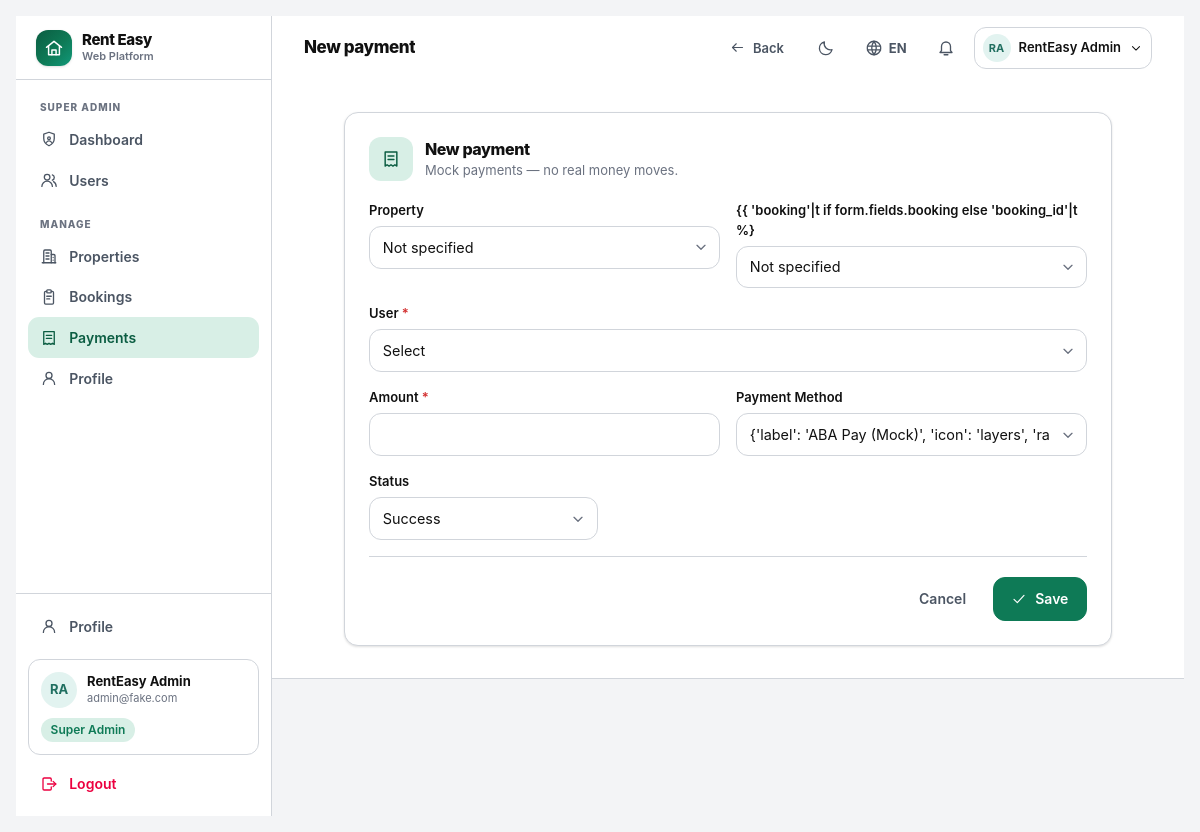
The page /console/payments/new/ (signed in) on the database its author committed.
### accounts/models.py (models this page shows, shortened)
class User(AbstractBaseUser, PermissionsMixin):
    email = models.EmailField(unique=True, max_length=254)
    username = models.CharField(max_length=30, unique=True, validators=[USERNAME_VALIDATOR])
    full_name = models.CharField(max_length=120, blank=True)
    role = models.CharField(max_length=16, choices=Role.choices, default=Role.RENTER, db_index=True)
    is_active = models.BooleanField(default=True)
    is_staff = models.BooleanField(default=False)
    date_joined = models.DateTimeField(default=timezone.now)
    last_login_at = models.DateTimeField(null=True, blank=True)
    objects = UserManager()
    USERNAME_FIELD = "email"
    REQUIRED_FIELDS = ["username"]
    class Meta:
        ordering = ["full_name", "email"]
        indexes = [models.Index(fields=["role", "is_active"])]
    @property
    def display_name(self) -> str:
        return self.full_name.strip() or self.username or self.email
    @property
    def is_renter(self) -> bool:
        return self.role == Role.RENTER
    @property
    def is_owner(self) -> bool:
        return self.role == Role.OWNER
    @property
    def is_superadmin_role(self) -> bool:
        return self.role == Role.SUPERADMIN
    @property
    def avatar_hue(self) -> int:
        digest = sum(ord(c) for c in self.email)
        return (digest * 37) % 360

### accounts/console.py (the view)
# urls.py: path("payments/new/", console.payment_create, name="payment_create"),
@console_required
def payment_create(request):
    if request.method == "POST":
        form = PaymentCreateAdminForm(request.POST)
        if form.is_valid():
            payment = form.save()
            audit(request.user, AuditLog.Action.CREATE, "payment", payment.pk, f"created {payment.reference}")
            request.session["renteasy_flash"] = "payment_created"
            return redirect("console:payments")
    else:
        form = PaymentCreateAdminForm(initial={"status": Payment.Status.SUCCESS, "method": Payment.Method.ABA})
    return render(request, "console/payment_form.html", {"form": form, "mode": "create"})

### payments/views.py (shortened to what this page needs)
class PaymentCreateAdminForm(forms.ModelForm):
    class Meta:
        model = Payment
        fields = ["property", "user", "booking", "amount", "method", "status"]
        widgets = {
            "property": forms.Select(),
            "user": forms.Select(),
            "booking": forms.Select(),
            "amount": forms.NumberInput(attrs={"min": "0", "step": "1"}),
            "method": forms.Select(),
            "status": forms.Select(),
        }
    def __init__(self, *args, **kwargs):
        super().__init__(*args, **kwargs)
        for field in self.fields.values():
            field.widget.attrs["class"] = "form-input"

### bookings/models.py (called while the page is built)
    @builtins.property
    def reference(self) -> str:
        return f"BK-{self.pk:06d}" if self.pk else "BK-—"

    @builtins.property
    def property_title(self) -> str:
        return self.property.title if self.property_id else "—"

### core/context_processors.py (called while the page is built)
def site(request):
    return {
        "SITE_NAME": "Rent Easy",
        "SUPPORTED_LANGUAGES": [
            {"code": code, "label": meta["label"], "native_label": meta["native_label"], "flag": meta["flag"]}
            for code, meta in i18n.LANGUAGES.items()
        ],
        "DEFAULT_LANGUAGE": i18n.DEFAULT_LANGUAGE,
        "DEBUG": settings.DEBUG,
    }

def i18n_context(request):
    language = getattr(request, "LANGUAGE_CODE_UI", i18n.DEFAULT_LANGUAGE)
    return {
        "LANG": language,
        "IS_KHMER": language == "km",
        "T": getattr(request, "translator", None) or i18n.Translator(language),
        "THEME": getattr(request, "theme", "light"),
        "IS_DARK": getattr(request, "theme", "light") == "dark",
    }

### core/i18n.py (called while the page is built)
    def __call__(self, key: str, /, **kwargs) -> str:
        pair = CATALOG.get(key)
        if pair is None:
            return key
        value = pair[1] if self.is_khmer else pair[0]
        if kwargs:
            try:
                return value.format(**kwargs)
            except (KeyError, IndexError, ValueError):
                return value
        return value

    def method_label(self, raw: str) -> str:
        return self(METHOD_KEYS.get(raw, "method_card"))

    def role_label(self, role: str | None) -> str:
        if not role:
            return self("unknown")
        return self(ROLE_KEYS.get(role, "unknown"))

### core/templatetags/ui.py (called while the page is built)
@register.simple_tag(name="icon")
def icon_tag(name: str, size: int = 20, css_class: str = "", stroke_width=None) -> str:
    return mark_safe(icon_lib.render_icon(name, size=size, class_name=css_class, stroke_width=stroke_width))

### templates/console/payment_form.html (shortened to what this page needs)
{% extends "base.html" %}
{% load ui humanize %}
{% block page_title %}{% if mode == "edit" %}{{ 'edit'|t }}{% else %}{{ 'new_payment'|t }}{% endif %}{% endblock %}
{% block topbar_actions %}
<a href="{% url 'console:payments' %}" class="btn btn-ghost btn-sm">{% icon "arrow-left" 15 %} {{ 'back'|t }}</a>
{% endblock %}
{% block content %}
<div class="mx-auto max-w-3xl">
  <section class="app-card p-5 sm:p-6">
    <div class="mb-5 flex items-start gap-3">
      <span class="grid h-11 w-11 shrink-0 place-items-center rounded-xl bg-primary-soft text-primary-dark">{% icon "receipt" 20 %}</span>
      <div class="min-w-0">
        <h2 class="text-[16px] font-extrabold tracking-tight">{{ payment.reference|default:'new_payment'|t }}</h2>
        <p class="text-[13px] text-ink-3">{% t 'mock_payment_note' %}</p>
      </div>
    </div>
    <form method="post" class="space-y-4" data-validate>
      {% if form.fields.property %}
        <div class="grid gap-4 sm:grid-cols-2">
          <div>
            <label class="form-label" for="id_property">{{ 'property'|t }}</label>
            <select name="property" id="id_property" class="form-input">
              <option value="">{% t 'not_specified' %}</option>
            </select>
          </div>
          <div>
            <label class="form-label" for="id_booking">{{ 'booking'|t if form.fields.booking else 'booking_id'|t %}</label>
            <select name="booking" id="id_booking" class="form-input">
              <option value="">{% t 'not_specified' %}</option>
            </select>
          </div>
        </div>
        <div>
          <label class="form-label" for="id_user">{{ 'user'|t }} <span class="text-danger">*</span></label>
          <select name="user" id="id_user" class="form-input" required>
            <option value="">{% t 'select' %}</option>
          </select>
        </div>
      {% endif %}
      <div class="grid gap-4 sm:grid-cols-2">
        <div>
          <label class="form-label" for="id_amount">{{ 'amount'|t }} <span class="text-danger">*</span></label>
          <input type="number" name="amount" id="id_amount" class="form-input" min="0" step="1" required value="{{ form.amount.value|default:'' }}">
        </div>
        <div>
          <label class="form-label" for="id_method">{{ 'payment_method'|t }}</label>
          <select name="method" id="id_method" class="form-input">
            {% for value, label in form.fields.method.choices %}
              <option value="{{ value }}" {% if form.method.value == value %}selected{% endif %}>{% method_label value %}</option>
            {% endfor %}
          </select>
        </div>
      </div>
      <div class="grid gap-4 sm:grid-cols-3">
        <div>
          <label class="form-label" for="id_status">{{ 'status'|t }}</label>
          <select name="status" id="id_status" class="form-input">
            {% for value, label in form.fields.status.choices %}
              <option value="{{ value }}" {% if form.status.value == value %}selected{% endif %}>{{ label }}</option>
            {% endfor %}
          </select>
        </div>
      </div>
      <div class="flex flex-col-reverse gap-2 border-t border-hairline pt-5 sm:flex-row sm:justify-end">
        <a href="{% url 'console:payments' %}" class="btn btn-ghost">{{ 'cancel'|t }}</a>
        <button type="submit" class="btn btn-primary">{% icon "check" 16 %} {{ 'save'|t }}</button>
      </div>
    </form>
  </section>
</div>
{% endblock %}

### templates/base.html (shortened to what this page needs)
{% load static ui i18n %}<!doctype html>
<html lang="{{ LANG }}" class="{% if IS_DARK %}dark{% endif %}">
<head>
<link rel="stylesheet" href="{% static 'css/app.css' %}">
</head>
<body class="min-h-screen bg-canvas text-ink font-sans antialiased">
<div class="flex min-h-screen">
  {% if user.is_authenticated %}
  <aside class="hidden lg:flex lg:w-64 xl:w-72 shrink-0 flex-col border-r border-hairline bg-surface">
    <div class="flex h-16 items-center gap-2.5 border-b border-hairline px-5">
      <span class="grid h-9 w-9 place-items-center rounded-xl hero-gradient text-white shadow-sm">{% icon "logo" 20 %}</span>
      <span class="flex flex-col leading-tight">
        <span class="text-[15px] font-extrabold tracking-tight">{{ SITE_NAME }}</span>
        <span class="text-[11px] font-semibold text-ink-3">{% t 'platform_tag' %}</span>
      </span>
    </div>
    {% include "partials/_nav_sidebar.html" %}
  </aside>
  {% endif %}
  <div class="flex min-w-0 flex-1 flex-col">
    {% if user.is_authenticated %}
<header class="sticky top-0 z-40 border-b border-hairline bg-surface/95 backdrop-blur">
  <div class="flex h-16 items-center gap-3 px-4 sm:px-6 lg:px-8">
    <div class="min-w-0">
      <h1 class="truncate text-[17px] font-extrabold tracking-tight">{% block page_title %}{% t 'home' %}{% endblock %}</h1>
    </div>
    <div class="ms-auto flex items-center gap-1.5 sm:gap-2">
      {% block topbar_actions %}{% endblock %}
      {% include "partials/_preferences_inline.html" %}
      {% include "partials/_notifications.html" %}
      <div class="relative" data-dropdown>
        <button type="button" data-dropdown-toggle
                class="flex items-center gap-2 rounded-xl border border-hairline px-2 py-1.5 hover:border-primary transition-colors"
                aria-haspopup="true" aria-expanded="false">
          <span class="grid h-7 w-7 place-items-center rounded-full text-[11px] font-bold"
                style="background-color: hsl({{ user.avatar_hue }} 42% 92%); color: hsl({{ user.avatar_hue }} 55% 28%);">
            {{ user.display_name|initials }}
          </span>
          <span class="hidden text-[13px] font-semibold sm:block">{{ user.display_name }}</span>
          {% icon "chevron-down" 14 %}
        </button>
            <span class="pill pill-approved mt-2">{% role_label user.role as rl %}{{ rl.label }}</span>
      </div>
    </div>
  </div>
    {% endif %}
    <main id="main" class="flex-1">
      {% block content_wrapper %}
        <div class="mx-auto w-full max-w-7xl px-4 py-6 sm:px-6 lg:px-8 lg:py-8">
          {% block content %}{% endblock %}
        </div>
      {% endblock %}
    </main>
  </div>
</div>
</body>
</html>

### templates/partials/_nav_sidebar.html (shortened to what this page needs)
{% load ui %}
<nav class="flex-1 overflow-y-auto px-3 py-4">
  {% if user.is_renter %}
    {% include "partials/_nav_group_renter.html" %}
  {% elif user.is_owner %}
    {% include "partials/_nav_group_owner.html" %}
  {% elif user.is_superadmin_role %}
    {% include "partials/_nav_group_console.html" %}
  {% endif %}
</nav>
<div class="border-t border-hairline p-3">
  <a href="{% url 'profile' %}" class="nav-item {% nav_active 'profile' 'role_select' %}">
    {% icon "user" 18 %}
    <span class="flex-1 truncate">{% t 'profile' %}</span>
  </a>
  <div class="mt-3 rounded-xl border border-hairline bg-surface-2 p-3">
    <div class="flex items-center gap-2.5">
      <span class="grid h-9 w-9 shrink-0 place-items-center rounded-full text-[13px] font-bold"
            style="background-color: hsl({{ user.avatar_hue }} 42% 92%); color: hsl({{ user.avatar_hue }} 55% 28%);">
        {{ user.display_name|initials }}
      </span>
      <span class="min-w-0 flex-1">
        <span class="block truncate text-[13px] font-bold leading-tight">{{ user.display_name }}</span>
        <span class="block truncate text-[11px] text-ink-3">{{ user.email }}</span>
      </span>
    </div>
    <span class="pill pill-approved mt-2.5">{% role_label user.role as rl %}{{ rl.label }}</span>
  </div>
  <form method="post" action="{% url 'logout' %}" class="mt-2">
    <button type="submit" class="nav-item w-full text-rose-600 hover:bg-rose-50 hover:text-rose-700 dark:text-rose-400 dark:hover:bg-rose-950/40">
      {% icon "logout" 18 %}
      <span>{% t 'logout' %}</span>
    </button>
  </form>
</div>

### static/css/app.css (style rules this page uses)
:root { --canvas:#f3f4f6;--surface:#fff;--surface-2:#fff;--ink:#111;--ink-2:#4b5563;--ink-3:#6b7280;--hairline:#d1d5db;color-scheme:light }

### rows shown on the page
User: display_name|initials "RA", display_name "RentEasy Admin", email "admin@fake.com"

### other values the page prints
{{ SITE_NAME }} "Rent Easy"
{{ rl.label }} "Super Admin"
{{ 'new_payment'|t }} "New payment"
{{ 'back'|t }} "Back"
{{ LANG|upper }} "EN"
{{ payment.reference|default:'new_payment'|t }} "New payment"
{{ 'property'|t }} "Property"
{{ 'user'|t }} "User"
{{ 'amount'|t }} "Amount"
{{ 'payment_method'|t }} "Payment Method"
{{ 'status'|t }} "Status"
{{ 'cancel'|t }} "Cancel"
{{ 'save'|t }} "Save"
form field status "Success"
